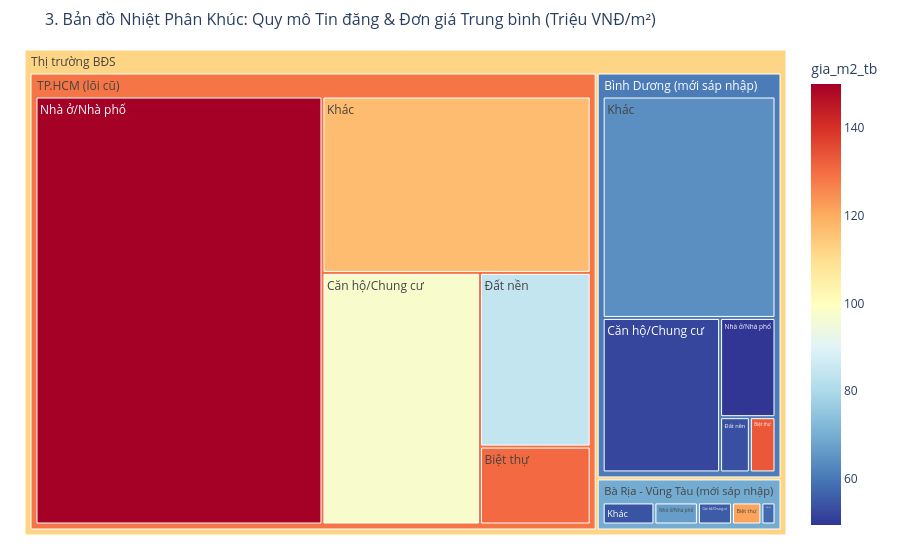

Write notebook code for a chart like this one.
### Markdown cell above
## 2. Bản đồ Nhiệt Thị phần & Phân khúc (Plotly Treemap)
Mục tiêu: Sử dụng Plotly để đáp ứng yêu cầu biểu đồ tương tác đa chiều (Số lượng tin + Giá trung bình + Khu vực + Loại hình).

### Code cell
# Biểu đồ 3: Plotly Treemap
tree_data = df.groupby(['khu_vuc_nhom', 'loai_bds']).agg(
    so_luong=('tieu_de', 'count'),
    gia_m2_tb=('price_per_m2_trieu', 'mean')
).reset_index()

fig = px.treemap(
    tree_data,
    path=[px.Constant("Thị trường BĐS"), 'khu_vuc_nhom', 'loai_bds'],
    values='so_luong',
    color='gia_m2_tb',
    color_continuous_scale='RdYlBu_r',
    title='3. Bản đồ Nhiệt Phân Khúc: Quy mô Tin đăng & Đơn giá Trung bình (Triệu VNĐ/m²)'
)
fig.update_layout(margin=dict(t=50, l=25, r=25, b=25), title_font_size=16)
fig.show()

### Figure 1 — Plotly figure (JSON) as saved in the notebook; plotly's stock layout.template omitted (floating-point values rounded to 4 significant figures)
{"data": [{"branchvalues": "total", "customdata": [[121.5], [55.42], [54.12], [66.84], [57.72], [133.6], [51.96], [64.09], [49.39], [53.51], [130.5], [97.41], [117.0], [150.1], [84.25], [69.33], [60.71], [128.7], [112.2]], "domain": {"x": [0, 1], "y": [0, 1]}, "hovertemplate": "labels=%{label}<br>so_luong=%{value}<br>parent=%{parent}<br>id=%{id}<br>gia_m2_tb=%{color}<extra></extra>", "ids": ["Thị trường BĐS/Bà Rịa - Vũng Tàu (mới sáp nhập)/Biệt thự", "Thị trường BĐS/Bà Rịa - Vũng Tàu (mới sáp nhập)/Căn hộ/Chung cư", "Thị trường BĐS/Bà Rịa - Vũng Tàu (mới sáp nhập)/Khác", "Thị trường BĐS/Bà Rịa - Vũng Tàu (mới sáp nhập)/Nhà ở/Nhà phố", "Thị trường BĐS/Bà Rịa - Vũng Tàu (mới sáp nhập)/Đất nền", "Thị trường BĐS/Bình Dương (mới sáp nhập)/Biệt thự", "Thị trường BĐS/Bình Dương (mới sáp nhập)/Căn hộ/Chung cư", "Thị trường BĐS/Bình Dương (mới sáp nhập)/Khác", "Thị trường BĐS/Bình Dương (mới sáp nhập)/Nhà ở/Nhà phố", "Thị trường BĐS/Bình Dương (mới sáp nhập)/Đất nền", "Thị trường BĐS/TP.HCM (lõi cũ)/Biệt thự", "Thị trường BĐS/TP.HCM (lõi cũ)/Căn hộ/Chung cư", "Thị trường BĐS/TP.HCM (lõi cũ)/Khác", "Thị trường BĐS/TP.HCM (lõi cũ)/Nhà ở/Nhà phố", "Thị trường BĐS/TP.HCM (lõi cũ)/Đất nền", "Thị trường BĐS/Bà Rịa - Vũng Tàu (mới sáp nhập)", "Thị trường BĐS/Bình Dương (mới sáp nhập)", "Thị trường BĐS/TP.HCM (lõi cũ)", "Thị trường BĐS"], "labels": ["Biệt thự", "Căn hộ/Chung cư", "Khác", "Nhà ở/Nhà phố", "Đất nền", "Biệt thự", "Căn hộ/Chung cư", "Khác", "Nhà ở/Nhà phố", "Đất nền", "Biệt thự", "Căn hộ/Chung cư", "Khác", "Nhà ở/Nhà phố", "Đất nền", "Bà Rịa - Vũng Tàu (mới sáp nhập)", "Bình Dương (mới sáp nhập)", "TP.HCM (lõi cũ)", "Thị trường BĐS"], "marker": {"coloraxis": "coloraxis", "colors": [121.5, 55.42, 54.12, 66.84, 57.72, 133.6, 51.96, 64.09, 49.39, 53.51, 130.5, 97.41, 117.0, 150.1, 84.25, 69.33, 60.71, 128.7, 112.2]}, "name": "", "parents": ["Thị trường BĐS/Bà Rịa - Vũng Tàu (mới sáp nhập)", "Thị trường BĐS/Bà Rịa - Vũng Tàu (mới sáp nhập)", "Thị trường BĐS/Bà Rịa - Vũng Tàu (mới sáp nhập)", "Thị trường BĐS/Bà Rịa - Vũng Tàu (mới sáp nhập)", "Thị trường BĐS/Bà Rịa - Vũng Tàu (mới sáp nhập)", "Thị trường BĐS/Bình Dương (mới sáp nhập)", "Thị trường BĐS/Bình Dương (mới sáp nhập)", "Thị trường BĐS/Bình Dương (mới sáp nhập)", "Thị trường BĐS/Bình Dương (mới sáp nhập)", "Thị trường BĐS/Bình Dương (mới sáp nhập)", "Thị trường BĐS/TP.HCM (lõi cũ)", "Thị trường BĐS/TP.HCM (lõi cũ)", "Thị trường BĐS/TP.HCM (lõi cũ)", "Thị trường BĐS/TP.HCM (lõi cũ)", "Thị trường BĐS/TP.HCM (lõi cũ)", "Thị trường BĐS", "Thị trường BĐS", "Thị trường BĐS", ""], "type": "treemap", "values": [25.0, 29.0, 44.0, 37.0, 12.0, 25.0, 320.0, 675.0, 97.0, 29.0, 144.0, 662.0, 790.0, 2051.0, 321.0, 147.0, 1146.0, 3968.0, 5261.0]}], "layout": {"coloraxis": {"colorbar": {"title": {"text": "gia_m2_tb"}}, "colorscale": [[0, "rgb(49,54,149)"], [0.1, "rgb(69,117,180)"], [0.2, "rgb(116,173,209)"], [0.3, "rgb(171,217,233)"], [0.4, "rgb(224,243,248)"], [0.5, "rgb(255,255,191)"], [0.6, "rgb(254,224,144)"], [0.7, "rgb(253,174,97)"], [0.8, "rgb(244,109,67)"], [0.9, "rgb(215,48,39)"], [1, "rgb(165,0,38)"]]}, "legend": {"tracegroupgap": 0}, "margin": {"b": 25, "l": 25, "r": 25, "t": 50}, "title": {"font": {"size": 16}, "text": "3. Bản đồ Nhiệt Phân Khúc: Quy mô Tin đăng & Đơn giá Trung bình (Triệu VNĐ/m²)"}}}
